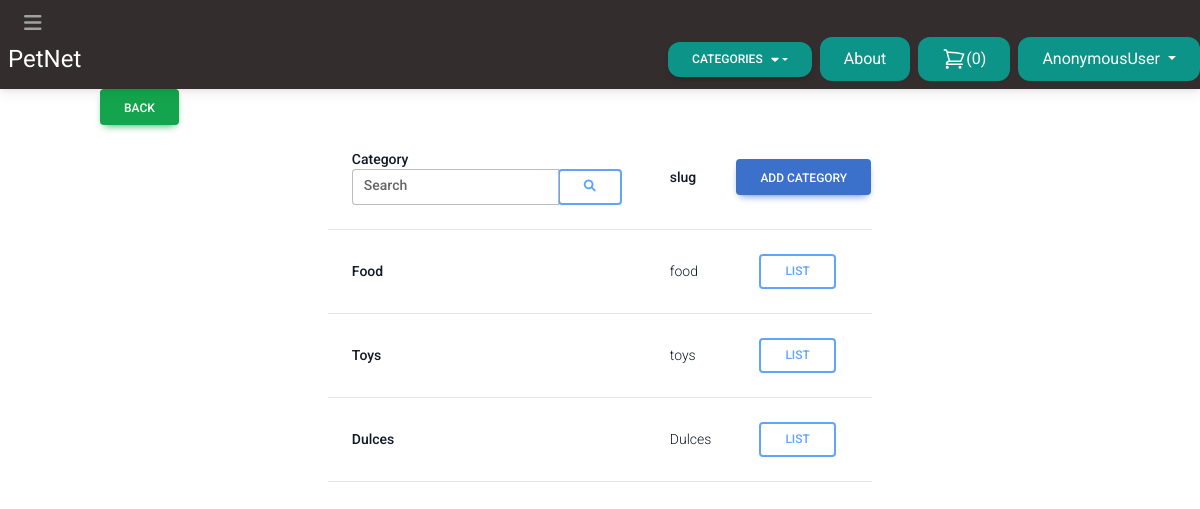
The page /categories/list/ on the database its author committed.
### store/models.py (models this page shows, shortened)
class Category(models.Model):
    title = models.CharField(max_length=50, unique=True)
    slug = models.SlugField(max_length=50)
    class Meta:
        verbose_name_plural = 'Categories'

### store/views.py (the view)
# urls.py: path('categories/list/', views.Category_ListView.as_view(), name='categories_list'),
class Category_ListView(ListView):
    paginate_by =10
    model = Category
    template_name = 'store/category/category_list.html'
    def get(self, request, *args, **kwargs):
        title_filter = request.GET.get('title_filter', '')
        self.queryset = self.model.objects.filter(title__icontains=title_filter)
        return super().get(request, *args, **kwargs)

### store/cart.py (called while the page is built)
    def __len__(self):
        return sum(item['quantity'] for item in self.cart.values())

### store/context_processors.py (called while the page is built)
def cart(request):
    return {'cart':Cart(request)}

### store/templatetags/menu.py (called while the page is built)
@register.inclusion_tag('core/menu.html')
def menu(*args, **kwargs):
    categories = Category.objects.annotate(product_count=Count('products')).filter(product_count__gt=0)
    return {'categories': categories}

@register.simple_tag
def back_button(request):
    print('REQUES',request.META.get('HTTP_REFERER', '/'))
    if request.method == 'GET':
        return True #request.META.get('HTTP_REFERER', '/')
    return False

### store/templates/store/category/category_list.html (shortened to what this page needs)
{% extends 'core/base.html' %}
{% block content %}
<div id="category-table" class="d-flex justify-content-center">
    <table>
      <thead class="border-b bg-gray-60">
        <tr>
          <th scope="col" class="text-sm font-medium text-gray-900 px-6 py-4 text-left">
            Category
            <form action="." method="get">
              <div class="input-group">
                <div class="form-outline">
                  <input type="text" id="filter" name="title_filter" class="form-control" />
                  <label class="form-label" for="form1">Search</label>
                </div>
                <button class="inline-block px-6 py-2 border-2 border-blue-400 text-blue-400 font-medium text-xs leading-tight uppercase rounded hover:bg-black hover:bg-opacity-5 focus:outline-none focus:ring-0 transition duration-150 ease-in-out">
                  <i class="fas fa-search"></i>
                </button>
              </div>
            </form>
          </th>
          <th scope="col" class="text-sm font-medium text-gray-900 px-6 py-4 text-left">
            slug
          </th>
          <th><a href="{% url 'categories_add' %}" class="btn btn-primary">Add Category</a></th>
        </tr>
      </thead>
      <tbody>
        {% for cat in object_list %}
          <tr class="border-b">
            <td class="px-6 py-4 whitespace-nowrap text-sm font-medium text-gray-900">
              {{cat.title}}
            </td>
            <td class="text-sm text-gray-900 font-light px-6 py-4 whitespace-nowrap">
              {{cat.slug}}
            </td>
            <td class="text-sm text-gray-900 font-light px-6 py-4 whitespace-nowrap">
              <a href="{% url 'category_detail' cat.slug %}" class="inline-block px-6 py-2 border-2 border-blue-400 text-blue-400 font-medium text-xs leading-tight uppercase rounded hover:bg-black hover:bg-opacity-5 focus:outline-none focus:ring-0 transition duration-150 ease-in-out">List</a>
            </td>
          </tr>
        {% endfor %}
      </tbody>
    </table>
</div>
{% endblock content %}

### rows shown on the page
Category: title "Food", slug "food"
Category: title "Toys", slug "toys"
Category: title "Dulces", slug "Dulces"

### other values the page prints
{{ cart|length }} "0"
{{ request.user }} "AnonymousUser"
